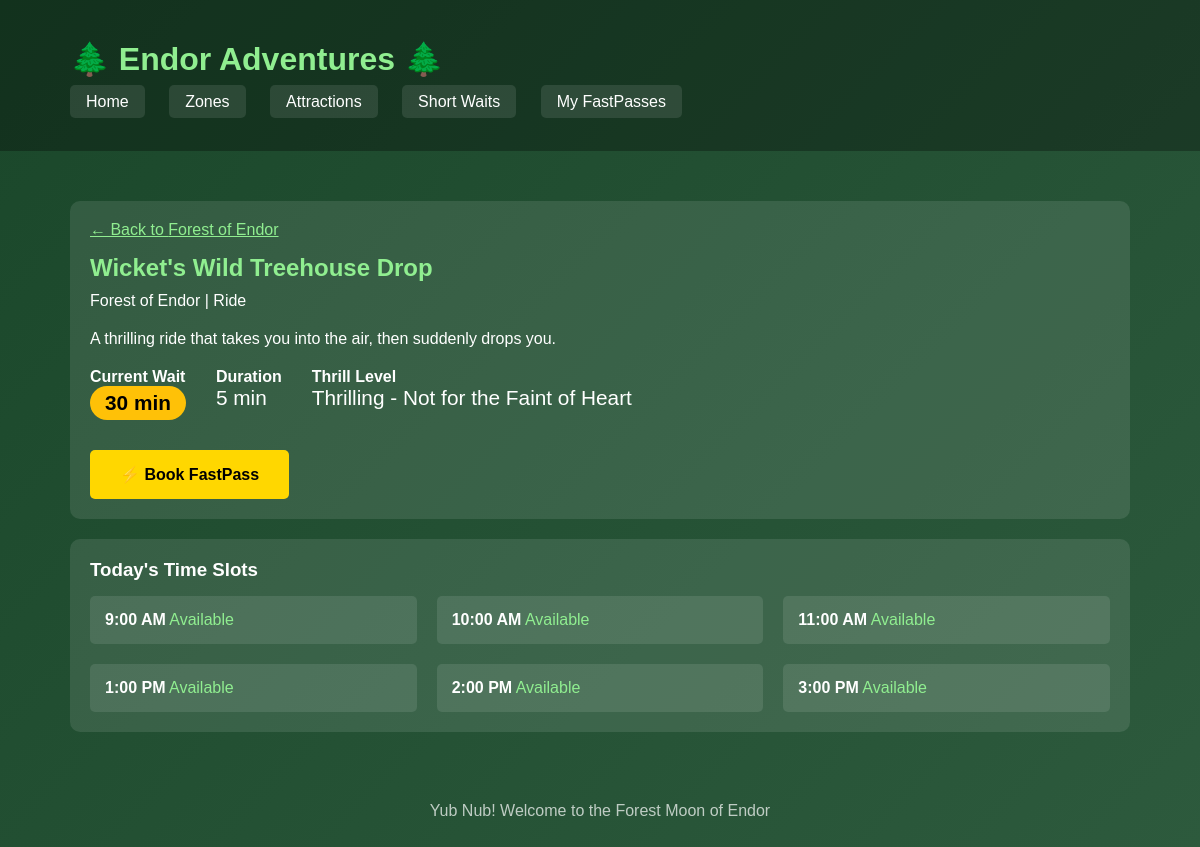
The page /attractions/1/ on the database its author committed.
### fastpass/models.py (models this page shows, shortened)
class Attraction(models.Model):
    RIDE = 'ride'
    SHOW = 'show'
    EXPERIENCE = 'experience'
    DINING = 'dining'
    TYPE_CHOICES = [
        (RIDE, 'Ride'),
        (SHOW, 'Show'),
        (EXPERIENCE, 'Experience'),
        (DINING, 'Dining'),
    ]
    THRILL_CHOICES = [
        (1, 'Mild - All Ages'),
        (2, 'Moderate - Some Thrills'),
        (3, 'Thrilling - Not for the Faint of Heart'),
        (4, 'Extreme - Hold onto Your Ewok!'),
    ]
    name = models.CharField(max_length=200)
    description = models.TextField()
    attraction_type = models.CharField(
        max_length=20,
        choices=TYPE_CHOICES,
        default=RIDE
    )
    zone = models.ForeignKey(
        ThemeZone,
        on_delete=models.CASCADE,
        related_name='attractions'
    )
    thrill_level = models.IntegerField(choices=THRILL_CHOICES, default=1)
    min_height_cm = models.IntegerField(default=0)
    duration_minutes = models.IntegerField(default=5)
    current_wait_minutes = models.IntegerField(default=0)
    is_operational = models.BooleanField(default=True)
    fastpass_enabled = models.BooleanField(default=True)
    created_at = models.DateTimeField(auto_now_add=True)
    class Meta:
        ordering = ['zone', 'name']

class ThemeZone(models.Model):
    name = models.CharField(max_length=100)
    description = models.TextField()
    is_open = models.BooleanField(default=True)
    created_at = models.DateTimeField(auto_now_add=True)
    class Meta:
        ordering = ['name']  # Sort zones alphabetically

class TimeSlot(models.Model):
    attraction = models.ForeignKey(
        Attraction,
        on_delete=models.CASCADE,
        related_name='time_slots'
    )
    start_time = models.TimeField()
    end_time = models.TimeField()
    max_fastpasses = models.IntegerField(default=50)
    is_active = models.BooleanField(default=True)
    class Meta:
        ordering = ['attraction', 'start_time']
        unique_together = ['attraction', 'start_time']

### fastpass/views.py (the view)
# urls.py: path('attractions/<int:pk>/', views.attraction_detail, name='attraction_detail'),
def attraction_detail(request, pk):
    attraction = get_object_or_404(Attraction, pk=pk)
    time_slots = attraction.time_slots.filter(is_active=True)
    context = {
        'attraction': attraction,
        'time_slots': time_slots,
    }
    return render(request, 'fastpass/attraction_detail.html', context)

### fastpass/templates/fastpass/attraction_detail.html (shortened to what this page needs)
{% extends 'fastpass/base.html' %}
{% block content %}
<div class="card">
    <p><a href="{% url 'fastpass:zone_detail' attraction.zone.id %}"
          style="color: #90EE90;">← Back to {{ attraction.zone.name }}</a></p>
    <h2 style="margin-top: 15px;">{{ attraction.name }}</h2>
    <p>{{ attraction.zone.name }} | {{ attraction.get_attraction_type_display }}</p>
    <p style="margin: 20px 0;">{{ attraction.description }}</p>
    <div style="display: flex; gap: 30px; flex-wrap: wrap; margin-top: 20px;">
        <div>
            <strong>Current Wait</strong><br>
            <span class="wait-badge {% if attraction.current_wait_minutes < 30 %}wait-short{% elif attraction.current_wait_minutes < 60 %}wait-medium{% else %}wait-long{% endif %}" style="font-size: 1.3em;">
                {{ attraction.current_wait_minutes }} min
            </span>
        </div>
        <div>
            <strong>Duration</strong><br>
            <span style="font-size: 1.3em;">{{ attraction.duration_minutes }} min</span>
        </div>
        <div>
            <strong>Thrill Level</strong><br>
            <span style="font-size: 1.3em;">{{ attraction.get_thrill_level_display }}</span>
        </div>
    </div>
    {% if attraction.fastpass_enabled %}
    <div style="margin-top: 30px;">
        <a href="{% url 'fastpass:book_fastpass' attraction.id %}" style="
            display: inline-block;
            padding: 15px 30px;
            background: #FFD700;
            color: black;
            text-decoration: none;
            border-radius: 5px;
            font-weight: bold;
        ">⚡ Book FastPass</a>
    </div>
    {% endif %}
</div>
{% if time_slots %}
<div class="card">
    <h3>Today's Time Slots</h3>
    <div class="grid" style="margin-top: 15px;">
        {% for slot in time_slots %}
        <div style="padding: 15px; background: rgba(255,255,255,0.1); border-radius: 5px;">
            <strong>{{ slot.start_time|time:"g:i A" }}</strong>
            <span style="color: #90EE90;">Available</span>
        </div>
        {% endfor %}
    </div>
</div>
{% endif %}
{% endblock %}

### fastpass/templates/fastpass/base.html (style rules this page uses)
* { margin: 0; padding: 0; box-sizing: border-box; }
body { font-family: Arial, sans-serif; background: linear-gradient(135deg, #1a472a 0%, #2d5a3d 100%); min-height: 100vh; color: white; }
.card { background: rgba(255,255,255,0.1); border-radius: 10px; padding: 20px; margin-bottom: 20px; }
.card h2 { color: #90EE90; margin-bottom: 10px; }
.grid { display: grid; grid-template-columns: repeat(auto-fill, minmax(280px, 1fr)); gap: 20px; }
.wait-badge { display: inline-block; padding: 5px 15px; border-radius: 20px; font-weight: bold; }
.wait-medium { background: #ffc107; color: black; }

### rows shown on the page
Attraction: zone.name "Forest of Endor", name "Wicket's Wild Treehouse Drop", attraction_type "Ride", description "A thrilling ride that takes you into the air, then suddenly drops you.", current_wait_minutes "30", duration_minutes "5", thrill_level "Thrilling - Not for the Faint of Heart"
TimeSlot: start_time "9:00 AM"
TimeSlot: start_time "10:00 AM"
TimeSlot: start_time "11:00 AM"
TimeSlot: start_time "1:00 PM"
TimeSlot: start_time "2:00 PM"
TimeSlot: start_time "3:00 PM"
